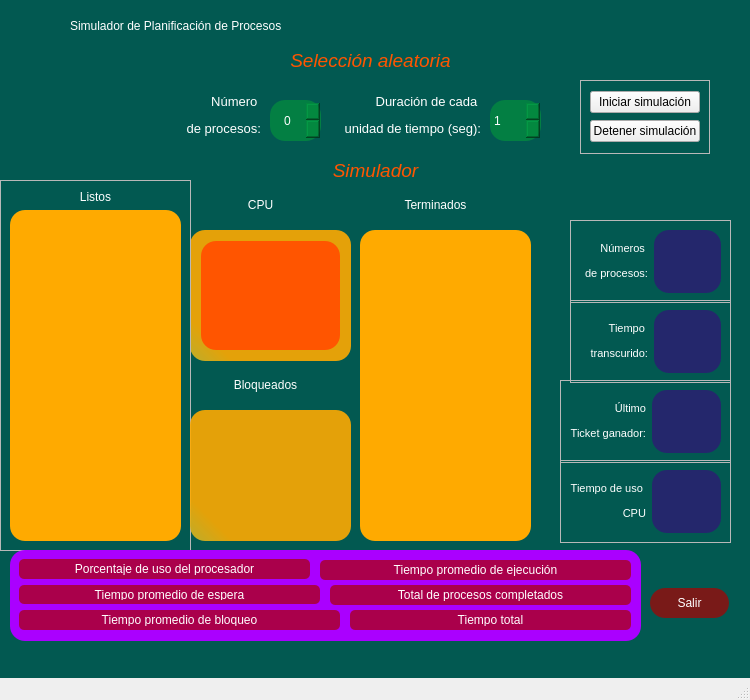
<?xml version="1.0" encoding="UTF-8"?>
<ui version="4.0">
 <class>MainWindow</class>
 <widget class="QMainWindow" name="MainWindow">
  <property name="geometry">
   <rect>
    <x>0</x>
    <y>0</y>
    <width>750</width>
    <height>700</height>
   </rect>
  </property>
  <property name="minimumSize">
   <size>
    <width>750</width>
    <height>700</height>
   </size>
  </property>
  <property name="maximumSize">
   <size>
    <width>750</width>
    <height>700</height>
   </size>
  </property>
  <property name="windowTitle">
   <string>MainWindow</string>
  </property>
  <property name="styleSheet">
   <string notr="true">QWidget#centralwidget{
	background-color: rgb(2, 89, 81);
}</string>
  </property>
  <widget class="QWidget" name="centralwidget">
   <widget class="QLabel" name="label">
    <property name="geometry">
     <rect>
      <x>70</x>
      <y>10</y>
      <width>601</width>
      <height>31</height>
     </rect>
    </property>
    <property name="styleSheet">
     <string notr="true">font: 24pt &quot;Sitka Text&quot;;
color: white;</string>
    </property>
    <property name="text">
     <string>Simulador de Planificación de Procesos</string>
    </property>
   </widget>
   <widget class="QLabel" name="label_2">
    <property name="geometry">
     <rect>
      <x>10</x>
      <y>40</y>
      <width>721</width>
      <height>41</height>
     </rect>
    </property>
    <property name="toolTip">
     <string>&lt;html&gt;&lt;head/&gt;&lt;body&gt;&lt;p align=&quot;right&quot;&gt;&lt;br/&gt;&lt;/p&gt;&lt;/body&gt;&lt;/html&gt;</string>
    </property>
    <property name="styleSheet">
     <string notr="true">font: 600 18pt &quot;Segoe UI Semibold&quot;;
color: rgb(255, 85, 0);
text-align: center;</string>
    </property>
    <property name="text">
     <string>&lt;html&gt;&lt;head/&gt;&lt;body&gt;&lt;p align=&quot;center&quot;&gt;&lt;span style=&quot; font-size:14pt; font-style:italic;&quot;&gt;Selección aleatoria&lt;/span&gt;&lt;/p&gt;&lt;/body&gt;&lt;/html&gt;</string>
    </property>
   </widget>
   <widget class="QWidget" name="widget" native="true">
    <property name="geometry">
     <rect>
      <x>650</x>
      <y>560</y>
      <width>79</width>
      <height>86</height>
     </rect>
    </property>
    <layout class="QVBoxLayout" name="verticalLayout_3">
     <item>
      <widget class="QPushButton" name="salir">
       <property name="styleSheet">
        <string notr="true">font: 600 8pt &quot;Yu Gothic UI Semibold&quot;;
color: white;
border-radius: 15px;
padding: 8px;
background-color: rgba(170, 0, 0, 180);</string>
       </property>
       <property name="text">
        <string>Salir</string>
       </property>
      </widget>
     </item>
    </layout>
   </widget>
   <widget class="QFrame" name="frame_2">
    <property name="geometry">
     <rect>
      <x>190</x>
      <y>230</y>
      <width>161</width>
      <height>131</height>
     </rect>
    </property>
    <property name="styleSheet">
     <string notr="true">background-color: qlineargradient(spread:pad, x1:0.301864, y1:0.744, x2:0, y2:0.989, stop:0.482955 rgba(255, 170, 0, 228), stop:0.943182 rgba(209, 178, 35, 237));
border-radius: 15px;
padding: 2px;
</string>
    </property>
    <property name="frameShape">
     <enum>QFrame::StyledPanel</enum>
    </property>
    <property name="frameShadow">
     <enum>QFrame::Raised</enum>
    </property>
    <layout class="QVBoxLayout" name="verticalLayout">
     <item>
      <widget class="QLabel" name="label_12">
       <property name="styleSheet">
        <string notr="true">background-color: rgb(255, 85, 0);</string>
       </property>
       <property name="text">
        <string/>
       </property>
      </widget>
     </item>
    </layout>
   </widget>
   <widget class="QLabel" name="label_8">
    <property name="geometry">
     <rect>
      <x>220</x>
      <y>190</y>
      <width>81</width>
      <height>31</height>
     </rect>
    </property>
    <property name="toolTip">
     <string>&lt;html&gt;&lt;head/&gt;&lt;body&gt;&lt;p align=&quot;right&quot;&gt;&lt;br/&gt;&lt;/p&gt;&lt;/body&gt;&lt;/html&gt;</string>
    </property>
    <property name="styleSheet">
     <string notr="true">font: 600 18pt &quot;Segoe UI Semibold&quot;;
color: white;
text-align: center;</string>
    </property>
    <property name="text">
     <string>&lt;html&gt;&lt;head/&gt;&lt;body&gt;&lt;p align=&quot;center&quot;&gt;CPU&lt;/p&gt;&lt;/body&gt;&lt;/html&gt;</string>
    </property>
   </widget>
   <widget class="QLabel" name="label_9">
    <property name="geometry">
     <rect>
      <x>370</x>
      <y>190</y>
      <width>131</width>
      <height>31</height>
     </rect>
    </property>
    <property name="toolTip">
     <string>&lt;html&gt;&lt;head/&gt;&lt;body&gt;&lt;p align=&quot;right&quot;&gt;&lt;br/&gt;&lt;/p&gt;&lt;/body&gt;&lt;/html&gt;</string>
    </property>
    <property name="styleSheet">
     <string notr="true">font: 600 18pt &quot;Segoe UI Semibold&quot;;
color: white;
text-align: center;</string>
    </property>
    <property name="text">
     <string>&lt;html&gt;&lt;head/&gt;&lt;body&gt;&lt;p align=&quot;center&quot;&gt;Terminados&lt;/p&gt;&lt;/body&gt;&lt;/html&gt;</string>
    </property>
   </widget>
   <widget class="QListWidget" name="listWidget_2">
    <property name="geometry">
     <rect>
      <x>360</x>
      <y>230</y>
      <width>171</width>
      <height>311</height>
     </rect>
    </property>
    <property name="styleSheet">
     <string notr="true">color: qlineargradient(spread:pad, x1:0, y1:0, x2:1, y2:0, stop:0 rgba(0, 25, 62, 251), stop:1 rgba(255, 255, 255, 255));
background-color: rgb(255, 170, 0);
border-radius: 15px;</string>
    </property>
   </widget>
   <widget class="QFrame" name="frame_4">
    <property name="geometry">
     <rect>
      <x>0</x>
      <y>180</y>
      <width>191</width>
      <height>371</height>
     </rect>
    </property>
    <property name="frameShape">
     <enum>QFrame::StyledPanel</enum>
    </property>
    <property name="frameShadow">
     <enum>QFrame::Raised</enum>
    </property>
    <layout class="QVBoxLayout" name="verticalLayout_2">
     <item>
      <widget class="QLabel" name="label_7">
       <property name="toolTip">
        <string>&lt;html&gt;&lt;head/&gt;&lt;body&gt;&lt;p align=&quot;right&quot;&gt;&lt;br/&gt;&lt;/p&gt;&lt;/body&gt;&lt;/html&gt;</string>
       </property>
       <property name="styleSheet">
        <string notr="true">font: 600 18pt &quot;Segoe UI Semibold&quot;;
color: white;
text-align: center;</string>
       </property>
       <property name="text">
        <string>&lt;html&gt;&lt;head/&gt;&lt;body&gt;&lt;p align=&quot;center&quot;&gt;Listos&lt;/p&gt;&lt;/body&gt;&lt;/html&gt;</string>
       </property>
      </widget>
     </item>
     <item>
      <widget class="QListWidget" name="listWidget">
       <property name="styleSheet">
        <string notr="true">color: qlineargradient(spread:pad, x1:0, y1:0, x2:1, y2:0, stop:0 rgba(0, 25, 62, 251), stop:1 rgba(255, 255, 255, 255));
background-color: rgb(255, 170, 0);
border-radius: 15px;</string>
       </property>
      </widget>
     </item>
    </layout>
   </widget>
   <widget class="QFrame" name="frame_6">
    <property name="geometry">
     <rect>
      <x>560</x>
      <y>380</y>
      <width>171</width>
      <height>83</height>
     </rect>
    </property>
    <property name="frameShape">
     <enum>QFrame::StyledPanel</enum>
    </property>
    <property name="frameShadow">
     <enum>QFrame::Raised</enum>
    </property>
    <layout class="QHBoxLayout" name="horizontalLayout_5">
     <item>
      <widget class="QLabel" name="label_14">
       <property name="styleSheet">
        <string notr="true">font: 600 12pt &quot;Segoe UI Semibold&quot;;
color: white;
text-align: center;</string>
       </property>
       <property name="text">
        <string>&lt;html&gt;&lt;head/&gt;&lt;body&gt;&lt;p align=&quot;right&quot;&gt;&lt;span style=&quot; font-size:8pt;&quot;&gt;Último&lt;/span&gt;&lt;/p&gt;&lt;p align=&quot;right&quot;&gt;&lt;span style=&quot; font-size:8pt;&quot;&gt;Ticket ganador:&lt;/span&gt;&lt;/p&gt;&lt;/body&gt;&lt;/html&gt;</string>
       </property>
      </widget>
     </item>
     <item>
      <widget class="QLabel" name="label_13">
       <property name="toolTip">
        <string>&lt;html&gt;&lt;head/&gt;&lt;body&gt;&lt;p align=&quot;right&quot;&gt;&lt;br/&gt;&lt;/p&gt;&lt;/body&gt;&lt;/html&gt;</string>
       </property>
       <property name="styleSheet">
        <string notr="true">background-color: rgba(59, 3, 127, 150);
border-radius: 15px;
padding: 2px;
color: white;
font: 18pt &quot;Segoe UI&quot;;</string>
       </property>
       <property name="text">
        <string>&lt;html&gt;&lt;head/&gt;&lt;body&gt;&lt;p align=&quot;center&quot;&gt;&lt;br/&gt;&lt;/p&gt;&lt;/body&gt;&lt;/html&gt;</string>
       </property>
       <property name="alignment">
        <set>Qt::AlignCenter</set>
       </property>
      </widget>
     </item>
    </layout>
   </widget>
   <widget class="QFrame" name="frame_8">
    <property name="geometry">
     <rect>
      <x>570</x>
      <y>300</y>
      <width>161</width>
      <height>83</height>
     </rect>
    </property>
    <property name="frameShape">
     <enum>QFrame::StyledPanel</enum>
    </property>
    <property name="frameShadow">
     <enum>QFrame::Raised</enum>
    </property>
    <layout class="QHBoxLayout" name="horizontalLayout_7">
     <item>
      <widget class="QLabel" name="label_15">
       <property name="styleSheet">
        <string notr="true">font: 600 12pt &quot;Segoe UI Semibold&quot;;
color: white;
text-align: center;</string>
       </property>
       <property name="text">
        <string>&lt;html&gt;&lt;head/&gt;&lt;body&gt;&lt;p align=&quot;right&quot;&gt;&lt;span style=&quot; font-size:8pt;&quot;&gt;Tiempo &lt;/span&gt;&lt;/p&gt;&lt;p align=&quot;right&quot;&gt;&lt;span style=&quot; font-size:8pt;&quot;&gt;transcurido:&lt;/span&gt;&lt;/p&gt;&lt;/body&gt;&lt;/html&gt;</string>
       </property>
      </widget>
     </item>
     <item>
      <widget class="QLabel" name="label_10">
       <property name="toolTip">
        <string>&lt;html&gt;&lt;head/&gt;&lt;body&gt;&lt;p align=&quot;right&quot;&gt;&lt;br/&gt;&lt;/p&gt;&lt;/body&gt;&lt;/html&gt;</string>
       </property>
       <property name="styleSheet">
        <string notr="true">background-color: rgba(59, 3, 127, 150);
border-radius: 15px;
padding: 2px;
color: white;
font: 18pt &quot;Segoe UI&quot;;</string>
       </property>
       <property name="text">
        <string>&lt;html&gt;&lt;head/&gt;&lt;body&gt;&lt;p align=&quot;center&quot;&gt;&lt;br/&gt;&lt;/p&gt;&lt;/body&gt;&lt;/html&gt;</string>
       </property>
       <property name="alignment">
        <set>Qt::AlignCenter</set>
       </property>
      </widget>
     </item>
    </layout>
   </widget>
   <widget class="QLabel" name="label_3">
    <property name="geometry">
     <rect>
      <x>10</x>
      <y>150</y>
      <width>731</width>
      <height>41</height>
     </rect>
    </property>
    <property name="toolTip">
     <string>&lt;html&gt;&lt;head/&gt;&lt;body&gt;&lt;p align=&quot;right&quot;&gt;&lt;br/&gt;&lt;/p&gt;&lt;/body&gt;&lt;/html&gt;</string>
    </property>
    <property name="styleSheet">
     <string notr="true">font: 600 18pt &quot;Segoe UI Semibold&quot;;
color: rgb(255, 85, 0);
text-align: center;</string>
    </property>
    <property name="text">
     <string>&lt;html&gt;&lt;head/&gt;&lt;body&gt;&lt;p align=&quot;center&quot;&gt;&lt;span style=&quot; font-size:14pt; font-style:italic;&quot;&gt;Simulador&lt;/span&gt;&lt;/p&gt;&lt;/body&gt;&lt;/html&gt;</string>
    </property>
   </widget>
   <widget class="QFrame" name="frame_7">
    <property name="geometry">
     <rect>
      <x>10</x>
      <y>550</y>
      <width>631</width>
      <height>91</height>
     </rect>
    </property>
    <property name="styleSheet">
     <string notr="true">background-color: rgb(170, 0, 255);
border-radius: 15px;</string>
    </property>
    <property name="frameShape">
     <enum>QFrame::StyledPanel</enum>
    </property>
    <property name="frameShadow">
     <enum>QFrame::Raised</enum>
    </property>
    <widget class="QPushButton" name="t_ejecucion">
     <property name="geometry">
      <rect>
       <x>310</x>
       <y>10</y>
       <width>311</width>
       <height>20</height>
      </rect>
     </property>
     <property name="styleSheet">
      <string notr="true">font: 600 8pt &quot;Yu Gothic UI Semibold&quot;;
color: white;
border-radius: 5px;
padding: 4px;
background-color: rgba(170, 0, 0, 180);</string>
     </property>
     <property name="text">
      <string>Tiempo promedio de ejecución</string>
     </property>
    </widget>
    <widget class="QPushButton" name="t_espera">
     <property name="geometry">
      <rect>
       <x>9</x>
       <y>35</y>
       <width>301</width>
       <height>19</height>
      </rect>
     </property>
     <property name="styleSheet">
      <string notr="true">font: 600 8pt &quot;Yu Gothic UI Semibold&quot;;
color: white;
border-radius: 5px;
padding: 4px;
background-color: rgba(170, 0, 0, 180);</string>
     </property>
     <property name="text">
      <string>Tiempo promedio de espera</string>
     </property>
    </widget>
    <widget class="QPushButton" name="uso_cpu">
     <property name="geometry">
      <rect>
       <x>9</x>
       <y>9</y>
       <width>291</width>
       <height>20</height>
      </rect>
     </property>
     <property name="styleSheet">
      <string notr="true">font: 600 8pt &quot;Yu Gothic UI Semibold&quot;;
color: white;
border-radius: 5px;
padding: 4px;
background-color: rgba(170, 0, 0, 180);</string>
     </property>
     <property name="text">
      <string>Porcentaje de uso del procesador</string>
     </property>
    </widget>
    <widget class="QPushButton" name="t_proc_comp">
     <property name="geometry">
      <rect>
       <x>320</x>
       <y>35</y>
       <width>301</width>
       <height>20</height>
      </rect>
     </property>
     <property name="styleSheet">
      <string notr="true">font: 600 8pt &quot;Yu Gothic UI Semibold&quot;;
color: white;
border-radius: 5px;
padding: 4px;
background-color: rgba(170, 0, 0, 180);</string>
     </property>
     <property name="text">
      <string>Total de procesos completados</string>
     </property>
    </widget>
    <widget class="QPushButton" name="t_total">
     <property name="geometry">
      <rect>
       <x>340</x>
       <y>60</y>
       <width>281</width>
       <height>20</height>
      </rect>
     </property>
     <property name="styleSheet">
      <string notr="true">font: 600 8pt &quot;Yu Gothic UI Semibold&quot;;
color: white;
border-radius: 5px;
padding: 4px;
background-color: rgba(170, 0, 0, 180);</string>
     </property>
     <property name="text">
      <string>Tiempo total</string>
     </property>
    </widget>
    <widget class="QPushButton" name="t_bloqueo">
     <property name="geometry">
      <rect>
       <x>9</x>
       <y>60</y>
       <width>321</width>
       <height>20</height>
      </rect>
     </property>
     <property name="styleSheet">
      <string notr="true">font: 600 8pt &quot;Yu Gothic UI Semibold&quot;;
color: white;
border-radius: 5px;
padding: 4px;
background-color: rgba(170, 0, 0, 180);</string>
     </property>
     <property name="text">
      <string>Tiempo promedio de bloqueo</string>
     </property>
    </widget>
   </widget>
   <widget class="QLabel" name="label_16">
    <property name="geometry">
     <rect>
      <x>200</x>
      <y>370</y>
      <width>131</width>
      <height>31</height>
     </rect>
    </property>
    <property name="toolTip">
     <string>&lt;html&gt;&lt;head/&gt;&lt;body&gt;&lt;p align=&quot;right&quot;&gt;&lt;br/&gt;&lt;/p&gt;&lt;/body&gt;&lt;/html&gt;</string>
    </property>
    <property name="styleSheet">
     <string notr="true">font: 600 18pt &quot;Segoe UI Semibold&quot;;
color: white;
text-align: center;</string>
    </property>
    <property name="text">
     <string>&lt;html&gt;&lt;head/&gt;&lt;body&gt;&lt;p align=&quot;center&quot;&gt;Bloqueados&lt;/p&gt;&lt;/body&gt;&lt;/html&gt;</string>
    </property>
   </widget>
   <widget class="QFrame" name="frame_9">
    <property name="geometry">
     <rect>
      <x>580</x>
      <y>80</y>
      <width>130</width>
      <height>74</height>
     </rect>
    </property>
    <property name="frameShape">
     <enum>QFrame::StyledPanel</enum>
    </property>
    <property name="frameShadow">
     <enum>QFrame::Raised</enum>
    </property>
    <layout class="QVBoxLayout" name="verticalLayout_4">
     <item>
      <widget class="QPushButton" name="play">
       <property name="text">
        <string>Iniciar simulación</string>
       </property>
      </widget>
     </item>
     <item>
      <widget class="QPushButton" name="stop">
       <property name="enabled">
        <bool>true</bool>
       </property>
       <property name="text">
        <string>Detener simulación</string>
       </property>
      </widget>
     </item>
    </layout>
   </widget>
   <widget class="QSpinBox" name="spinBox">
    <property name="geometry">
     <rect>
      <x>270</x>
      <y>100</y>
      <width>51</width>
      <height>41</height>
     </rect>
    </property>
    <property name="styleSheet">
     <string notr="true">background-color: rgba(3, 140, 62, 190);
border-radius: 15px;
padding: 2px;
color: white;
font: 11pt &quot;Rockwell&quot;;
text-align: center;</string>
    </property>
    <property name="alignment">
     <set>Qt::AlignCenter</set>
    </property>
    <property name="maximum">
     <number>20</number>
    </property>
   </widget>
   <widget class="QLabel" name="label_11">
    <property name="geometry">
     <rect>
      <x>160</x>
      <y>80</y>
      <width>101</width>
      <height>71</height>
     </rect>
    </property>
    <property name="toolTip">
     <string>&lt;html&gt;&lt;head/&gt;&lt;body&gt;&lt;p align=&quot;right&quot;&gt;&lt;br/&gt;&lt;/p&gt;&lt;/body&gt;&lt;/html&gt;</string>
    </property>
    <property name="styleSheet">
     <string notr="true">font: 600 12pt &quot;Segoe UI Semibold&quot;;
color: white;
text-align: left;</string>
    </property>
    <property name="text">
     <string>&lt;html&gt;&lt;head/&gt;&lt;body&gt;&lt;p align=&quot;right&quot;&gt;&lt;span style=&quot; font-size:10pt;&quot;&gt;Número &lt;/span&gt;&lt;/p&gt;&lt;p align=&quot;right&quot;&gt;&lt;span style=&quot; font-size:10pt;&quot;&gt;de procesos:&lt;/span&gt;&lt;/p&gt;&lt;/body&gt;&lt;/html&gt;</string>
    </property>
   </widget>
   <widget class="QLabel" name="label_17">
    <property name="geometry">
     <rect>
      <x>330</x>
      <y>80</y>
      <width>151</width>
      <height>71</height>
     </rect>
    </property>
    <property name="toolTip">
     <string>&lt;html&gt;&lt;head/&gt;&lt;body&gt;&lt;p align=&quot;right&quot;&gt;&lt;br/&gt;&lt;/p&gt;&lt;/body&gt;&lt;/html&gt;</string>
    </property>
    <property name="styleSheet">
     <string notr="true">font: 600 12pt &quot;Segoe UI Semibold&quot;;
color: white;
text-align: left;</string>
    </property>
    <property name="text">
     <string>&lt;html&gt;&lt;head/&gt;&lt;body&gt;&lt;p align=&quot;right&quot;&gt;&lt;span style=&quot; font-size:10pt;&quot;&gt;Duración de cada &lt;/span&gt;&lt;/p&gt;&lt;p align=&quot;right&quot;&gt;&lt;span style=&quot; font-size:10pt;&quot;&gt; unidad de tiempo (seg):&lt;/span&gt;&lt;/p&gt;&lt;/body&gt;&lt;/html&gt;</string>
    </property>
   </widget>
   <widget class="QSpinBox" name="spinBox_2">
    <property name="geometry">
     <rect>
      <x>490</x>
      <y>100</y>
      <width>51</width>
      <height>41</height>
     </rect>
    </property>
    <property name="styleSheet">
     <string notr="true">background-color: rgba(3, 140, 62, 190);
border-radius: 15px;
padding: 2px;
color: white;
font: 11pt &quot;Rockwell&quot;;
text-align: center;</string>
    </property>
    <property name="minimum">
     <number>0</number>
    </property>
    <property name="maximum">
     <number>5</number>
    </property>
    <property name="value">
     <number>1</number>
    </property>
   </widget>
   <widget class="QFrame" name="frame_10">
    <property name="geometry">
     <rect>
      <x>570</x>
      <y>220</y>
      <width>161</width>
      <height>83</height>
     </rect>
    </property>
    <property name="frameShape">
     <enum>QFrame::StyledPanel</enum>
    </property>
    <property name="frameShadow">
     <enum>QFrame::Raised</enum>
    </property>
    <layout class="QHBoxLayout" name="horizontalLayout_8">
     <item>
      <widget class="QLabel" name="label_18">
       <property name="styleSheet">
        <string notr="true">font: 600 12pt &quot;Segoe UI Semibold&quot;;
color: white;
text-align: center;</string>
       </property>
       <property name="text">
        <string>&lt;html&gt;&lt;head/&gt;&lt;body&gt;&lt;p align=&quot;right&quot;&gt;&lt;span style=&quot; font-size:8pt;&quot;&gt;Números &lt;/span&gt;&lt;/p&gt;&lt;p align=&quot;right&quot;&gt;&lt;span style=&quot; font-size:8pt;&quot;&gt;de procesos:&lt;/span&gt;&lt;/p&gt;&lt;/body&gt;&lt;/html&gt;</string>
       </property>
      </widget>
     </item>
     <item>
      <widget class="QLabel" name="label_19">
       <property name="toolTip">
        <string>&lt;html&gt;&lt;head/&gt;&lt;body&gt;&lt;p align=&quot;right&quot;&gt;&lt;br/&gt;&lt;/p&gt;&lt;/body&gt;&lt;/html&gt;</string>
       </property>
       <property name="styleSheet">
        <string notr="true">background-color: rgba(59, 3, 127, 150);
border-radius: 15px;
padding: 2px;
color: white;
font: 18pt &quot;Segoe UI&quot;;</string>
       </property>
       <property name="text">
        <string>&lt;html&gt;&lt;head/&gt;&lt;body&gt;&lt;p align=&quot;center&quot;&gt;&lt;br/&gt;&lt;/p&gt;&lt;/body&gt;&lt;/html&gt;</string>
       </property>
       <property name="alignment">
        <set>Qt::AlignCenter</set>
       </property>
      </widget>
     </item>
    </layout>
   </widget>
   <widget class="QListWidget" name="listWidget_3">
    <property name="geometry">
     <rect>
      <x>190</x>
      <y>410</y>
      <width>161</width>
      <height>131</height>
     </rect>
    </property>
    <property name="styleSheet">
     <string notr="true">background-color: qlineargradient(spread:pad, x1:0.301864, y1:0.744, x2:0, y2:0.989, stop:0.482955 rgba(255, 170, 0, 228), stop:0.943182 rgba(209, 178, 35, 237));
border-radius: 15px;
padding: 2px;
</string>
    </property>
   </widget>
   <widget class="QFrame" name="frame_11">
    <property name="geometry">
     <rect>
      <x>560</x>
      <y>460</y>
      <width>171</width>
      <height>83</height>
     </rect>
    </property>
    <property name="frameShape">
     <enum>QFrame::StyledPanel</enum>
    </property>
    <property name="frameShadow">
     <enum>QFrame::Raised</enum>
    </property>
    <layout class="QHBoxLayout" name="horizontalLayout_6">
     <item>
      <widget class="QLabel" name="label_20">
       <property name="styleSheet">
        <string notr="true">font: 600 12pt &quot;Segoe UI Semibold&quot;;
color: white;
text-align: center;</string>
       </property>
       <property name="text">
        <string>&lt;html&gt;&lt;head/&gt;&lt;body&gt;&lt;p align=&quot;right&quot;&gt;&lt;span style=&quot; font-size:8pt;&quot;&gt;Tiempo de uso &lt;/span&gt;&lt;/p&gt;&lt;p align=&quot;right&quot;&gt;&lt;span style=&quot; font-size:8pt;&quot;&gt;CPU&lt;/span&gt;&lt;/p&gt;&lt;/body&gt;&lt;/html&gt;</string>
       </property>
      </widget>
     </item>
     <item>
      <widget class="QLabel" name="label_21">
       <property name="toolTip">
        <string>&lt;html&gt;&lt;head/&gt;&lt;body&gt;&lt;p align=&quot;right&quot;&gt;&lt;br/&gt;&lt;/p&gt;&lt;/body&gt;&lt;/html&gt;</string>
       </property>
       <property name="styleSheet">
        <string notr="true">background-color: rgba(59, 3, 127, 150);
border-radius: 15px;
padding: 2px;
color: white;
font: 18pt &quot;Segoe UI&quot;;</string>
       </property>
       <property name="text">
        <string>&lt;html&gt;&lt;head/&gt;&lt;body&gt;&lt;p align=&quot;center&quot;&gt;&lt;br/&gt;&lt;/p&gt;&lt;/body&gt;&lt;/html&gt;</string>
       </property>
       <property name="alignment">
        <set>Qt::AlignCenter</set>
       </property>
      </widget>
     </item>
    </layout>
   </widget>
  </widget>
  <widget class="QMenuBar" name="menubar">
   <property name="geometry">
    <rect>
     <x>0</x>
     <y>0</y>
     <width>750</width>
     <height>21</height>
    </rect>
   </property>
  </widget>
  <widget class="QStatusBar" name="statusbar"/>
 </widget>
 <resources/>
 <connections/>
</ui>
